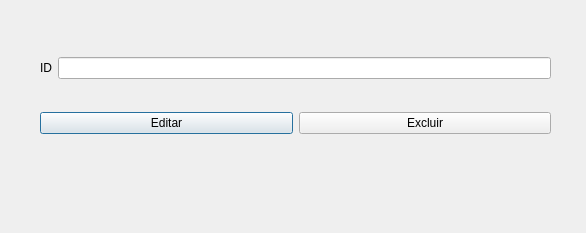
<?xml version="1.0" encoding="UTF-8"?>
<ui version="4.0">
 <class>Editar</class>
 <widget class="QDialog" name="Editar">
  <property name="geometry">
   <rect>
    <x>0</x>
    <y>0</y>
    <width>586</width>
    <height>233</height>
   </rect>
  </property>
  <property name="windowTitle">
   <string>Dialog</string>
  </property>
  <widget class="QWidget" name="">
   <property name="geometry">
    <rect>
     <x>40</x>
     <y>30</y>
     <width>511</width>
     <height>131</height>
    </rect>
   </property>
   <layout class="QVBoxLayout" name="verticalLayout">
    <item>
     <layout class="QHBoxLayout" name="horizontalLayout">
      <item>
       <widget class="QLabel" name="label">
        <property name="text">
         <string>ID</string>
        </property>
       </widget>
      </item>
      <item>
       <widget class="QLineEdit" name="lineEdit"/>
      </item>
     </layout>
    </item>
    <item>
     <layout class="QHBoxLayout" name="horizontalLayout_2">
      <item>
       <widget class="QPushButton" name="btn_editar">
        <property name="text">
         <string>Editar</string>
        </property>
       </widget>
      </item>
      <item>
       <widget class="QPushButton" name="btn_excluir">
        <property name="text">
         <string>Excluir</string>
        </property>
       </widget>
      </item>
     </layout>
    </item>
   </layout>
  </widget>
 </widget>
 <resources/>
 <connections/>
</ui>
